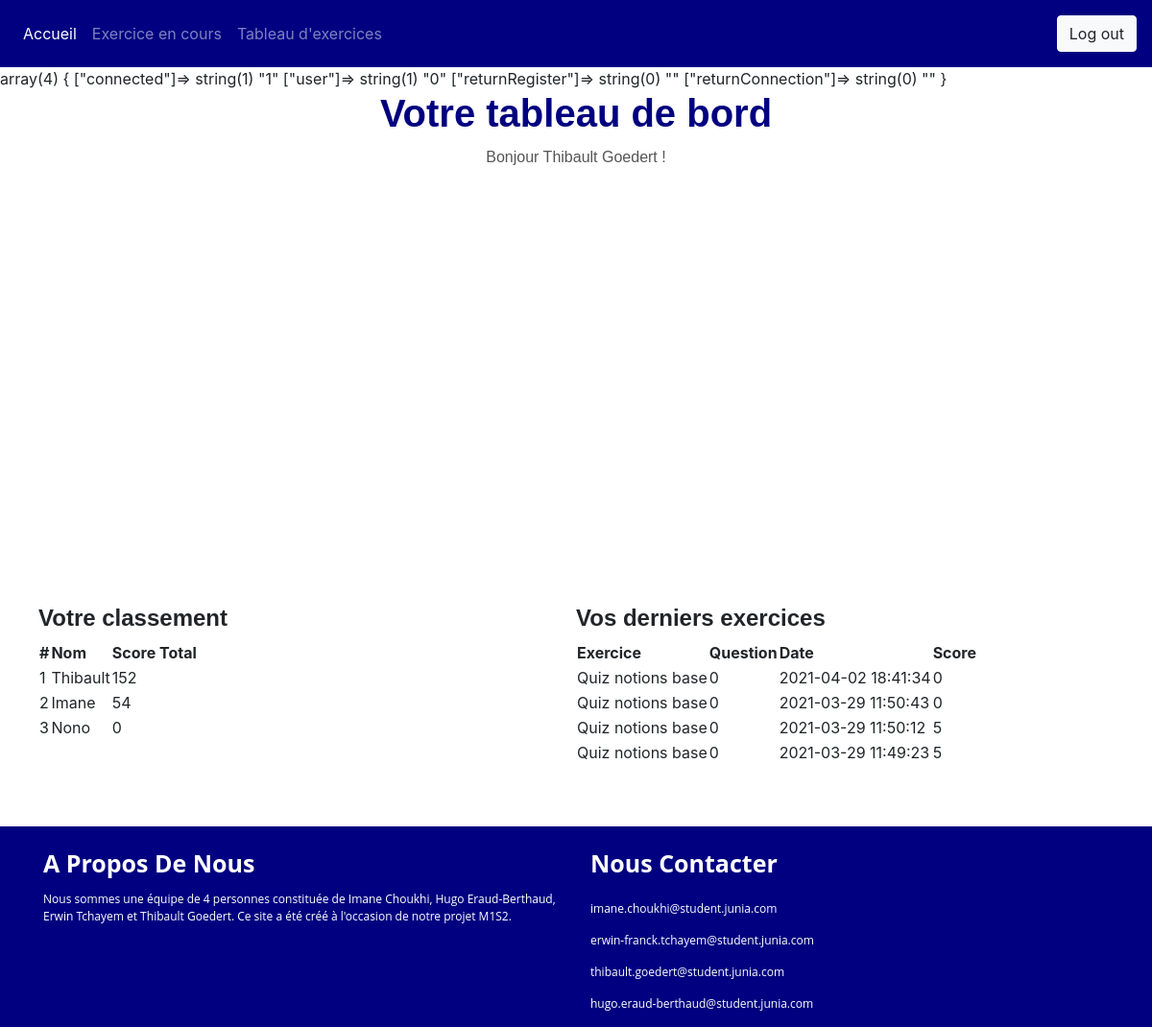
/index.php?page=dashboard (signed in), run on an earlier commit of the app's database.
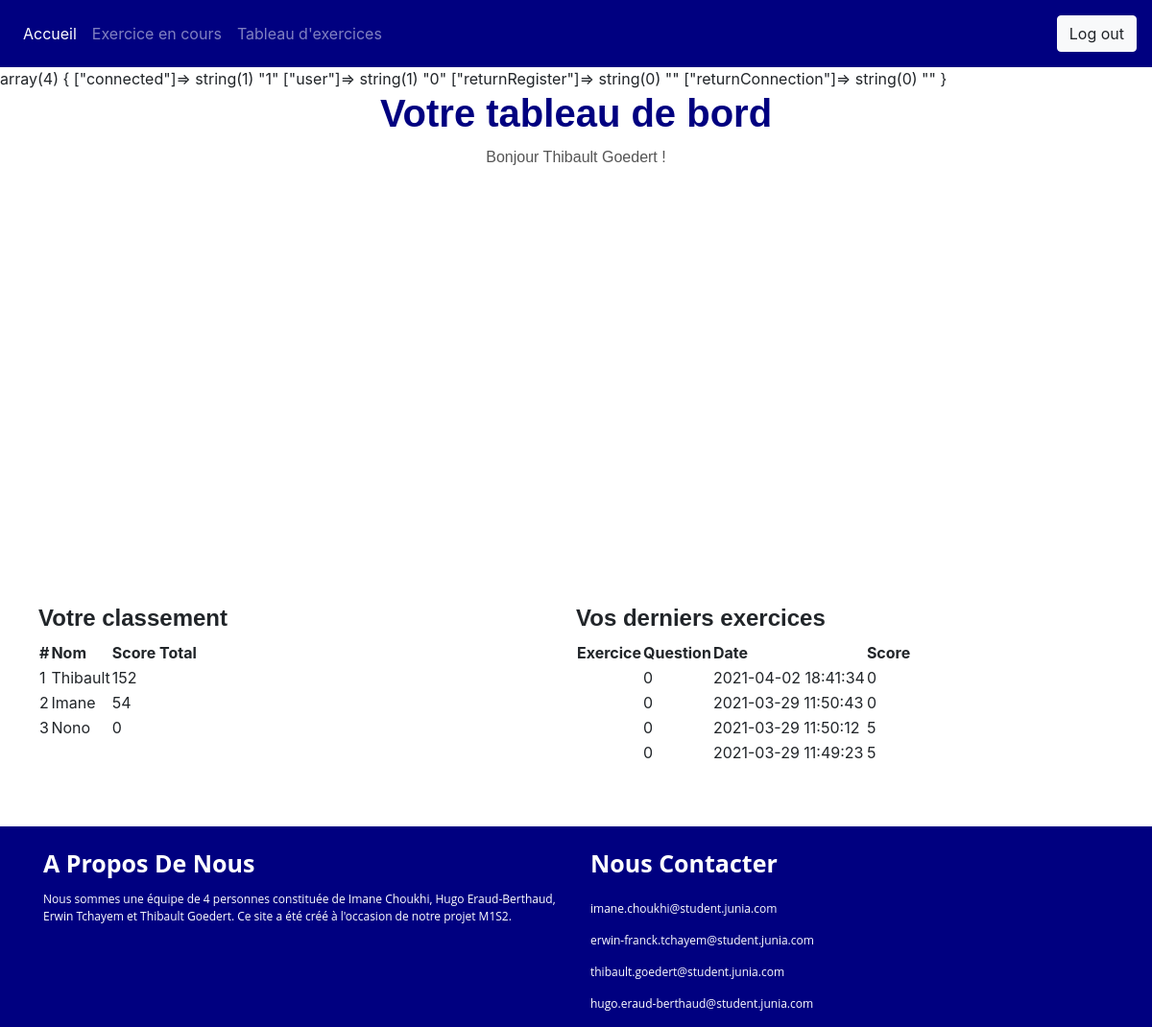
And on a later commit of the database.
### tables this page shows
CREATE TABLE IF NOT EXISTS `users` (
  `user_id` int(11) NOT NULL AUTO_INCREMENT,
  `user_adress` varchar(50) DEFAULT NULL,
  `user_last_name` varchar(50) NOT NULL,
  `user_first_name` varchar(50) NOT NULL,
  `user_password` varchar(50) DEFAULT NULL,
  `user_role` tinyint(4) DEFAULT NULL,
  `user_score` int(11) DEFAULT '0',
  PRIMARY KEY (`user_id`)
);

CREATE TABLE IF NOT EXISTS `user_answer` (
  `user_answer_id` int(11) NOT NULL AUTO_INCREMENT,
  `user_answer_text` varchar(50) DEFAULT NULL,
  `user_answer_time` datetime DEFAULT CURRENT_TIMESTAMP,
  `question_id` int(11) DEFAULT NULL,
  `user_id` int(11) DEFAULT NULL,
  `question_score` int(11) DEFAULT NULL,
  `valide` int(11) DEFAULT NULL,
  `quiz_id` int(11) DEFAULT NULL,
  PRIMARY KEY (`user_answer_id`)
);

CREATE TABLE IF NOT EXISTS `quiz` (
  `quiz_id` int(11) NOT NULL AUTO_INCREMENT,
  `quiz_name` varchar(50) DEFAULT NULL,
  `quiz_difficulty` varchar(50) DEFAULT NULL,
  `quiz_description` varchar(1000) DEFAULT NULL,
  `user_id` int(11) NOT NULL,
  `quiz_database` varchar(50) NOT NULL,
  `quiz_img` varchar(50) NOT NULL,
  PRIMARY KEY (`quiz_id`),
  KEY `user_id` (`user_id`)
);

### Controller/PDOFactory.php (called while the page is built)
<?php
	class BDD{
		private static $connexion;
			public static function get(){
			   if(!self::$connexion instanceof PDO){
			      self::$connexion = new PDO('mysql:host=localhost;dbname=db_project;charset=utf8', 'root', '');
			   }
			   return self::$connexion;
			}
	}

### Controller/displayDashboard.php (the view, shortened to what this page needs)
<?php
    function displayGraphs($userBoard) {
        ?>
        <div class="containers">
        <div id="chartContainer1"></div>
        <br>
        <div id="chartContainer2"></div>
        <br>
        </div>
        <?php
    }
    function displayRanking(){
    ?>
        <div id="statistic-container">
            <br>
            <h4>Votre classement</h4>
            <link rel="stylesheet" href="https://unpkg.com/purecss@2.0.5/build/pure-min.css">
                <?php
                $userRanking=BDD::get()->query("SELECT `user_first_name`, `user_score` FROM `users` ORDER BY `user_score` DESC")->fetchAll();
                ?>
             <table class="pure-table pure-table-horizontal">
                <thead>
                <tr>
                    <th>#</th>
                    <th>Nom</th>
                    <th>Score Total</th>
                </tr>
                </thead>
                <tbody>
                    <?php
                        $index=0;
                        foreach ($userRanking as $rankedUser) {
                            if($index<=9){
                            ?>
                            <tr>
                                <td><?php echo $index+1; ?></td>
                                <td><?php echo $userRanking[$index]['user_first_name']; ?></td>
                                <td><?php echo $userRanking[$index]['user_score']; ?></td>
                            </tr>
                        <?php
                            }
                        $index+=1;
                        }
                        ?>
                </tbody>
            </table>
        </div>
        <br>
    <?php
    }
    function displayQuestionHistory($userBoard){
    ?>
    <div id="statistic-container">
        <br>
    <h4>Vos derniers exercices</h4>
    <?php
        $userAnswers=BDD::get()->query("SELECT `user_id`, `user_answer_time`, `question_id`, `question_score`, `quiz_id` FROM `user_answer` WHERE `user_id`= $userBoard ORDER BY `user_answer_time` DESC")->fetchAll();
    ?>
         <table class="pure-table pure-table-horizontal">
            <thead>
            <tr>
                <th>Exercice</th>
                <th>Question</th>
                <th>Date</th>
                <th>Score</th>
            </tr>
            </thead>
            <tbody>
                <?php
                    $index=0;
                    foreach ($userAnswers as $question) {
                        if($index<=9){
                        $quizId=(int)$userAnswers[$index]['quiz_id'];
                        $userQuiz=BDD::get()->query("SELECT `quiz_name` FROM `quiz` WHERE `quiz_id`=$quizId")->fetchAll();
                        ?>
                        <tr>
                            <td><?php echo $userQuiz[0]['quiz_name']; ?></td>
                            <td><?php echo $userAnswers[$index]['question_id']; ?></td>
                            <td><?php echo $userAnswers[$index]['user_answer_time']; ?></td>
                            <td><?php echo $userAnswers[$index]['question_score']; ?></td>
                        </tr>
                    <?php
                        }
                    $index+=1;
                    }
                    ?>
            </tbody>
        </table>
    </div>
    <?php
    }
?>

### index.php (shortened to what this page needs)
<!DOCTYPE html>
<html lang="en" dir="ltr" style='position:relative'>
<head>
    <link rel="stylesheet" type="text/css" href="View/style.css">
    <link rel="stylesheet" type="text/css" href="https://stackpath.bootstrapcdn.com/font-awesome/4.7.0/css/font-awesome.min.css">
    <link rel="stylesheet" href="https://stackpath.bootstrapcdn.com/bootstrap/4.1.3/css/bootstrap.min.css">
</head>
<body>
<?php
include("Controller/PDOFactory.php");
include('View/header.php');
var_dump($_SESSION);
if(isset($_SESSION['connected'])){
    if(!isset($_GET['page'])){
        $page=' ';
        include('View/main.php');
    }
    else{
        $page = $_GET['page'];
        switch ($page) {
            case "dashboard":
                include('View/dashboard.php');
                break;
        }
    }
}else{
    include('View/login.php');
}
include('View/footer.php');
?>
</body>
</html>

### View/header.php (shortened to what this page needs)
<header>
  <nav class="navbar navbar-expand-lg navbar-dark static-top" style="background-color: #000080;">
    <div class="collapse navbar-collapse" id="navbarText">
      <ul class="navbar-nav mr-auto">
        <li class="nav-item active">
          <a class="nav-link" href="index.php?page=main">Accueil <span class="sr-only">(current)</span></a>
        </li>
        <li class="nav-item">
          <a class="nav-link" href="index.php?page=exercice">Exercice en cours</a>
        </li>
        <li class="nav-item">
          <a class="nav-link" href="index.php?page=dashboard">Tableau d'exercices</a>
        </li>
      </ul>
      <span class="navbar-text">
    <form method="POST" action="index.php?page=login">
      <button type="submit" class="btn btn-light" name="disconnect">Log out</button>
    </form>
      </span>
    </div>
  </nav>
</header>

### View/dashboard.php
<link rel="stylesheet" type="text/css" href="View/style.css">
<div id=dashboard>
    <div>
        <?php
        if(isset($_GET['userBoard'])){
            $userBoard=$_GET['userBoard'];
            $userInfo=BDD::get()->query("SELECT user_adress, user_last_name, user_first_name, user_score FROM users WHERE user_id= $userBoard")->fetchAll();
        ?>
            <h2>Etudiant: <?php echo $userInfo[0]['user_first_name'].' '.$userInfo[0]['user_last_name'];?> !</h2>
        <?php
            include("Controller/displayDashboard.php");
            displayGraphs($userBoard);
            displayRanking();
            displayQuestionHistory($userBoard);
        }else{
            $userBoard=$_SESSION["user"];
            $userInfo=BDD::get()->query("SELECT user_adress, user_last_name, user_first_name, user_score FROM users WHERE user_id= $userBoard")->fetchAll();
        ?>
        <div class="title-box">
            <h1>Votre tableau de bord</h1>
            <p>Bonjour <?php echo $userInfo[0]['user_first_name'].' '.$userInfo[0]['user_last_name'];?> !</p>
        </div>
        <?php
            include("Controller/displayDashboard.php");
            displayGraphs($userBoard);  ?>
            <div class="containers">
            <?php
            displayRanking();
            displayQuestionHistory($userBoard);  ?>
            </div>
        <?php }
        ?>
    </div>
    <br>
</div>

### View/footer.php
<link rel="stylesheet" type="text/css" href="style.css">
<footer style="bottom:0; width:100%">
  <div class="container">
    <div class="row">
      <div class="col-md-6 col-sm-6 footer-col">
        <div class="logofooter">A Propos De Nous</div>
        <p>Nous sommes une équipe de 4 personnes constituée de Imane Choukhi, Hugo Eraud-Berthaud, Erwin Tchayem et Thibault Goedert. Ce site a été créé à l'occasion de notre projet M1S2.</p>
      </div>
      <div class="col-md-6 col-sm-6 footer-col">
        <div class="logofooter">Nous Contacter</div>
        <ul class="footer-col">
          <p class="email-links"><a href="#">imane.choukhi@student.junia.com</a></p>
          <p class="email-links"><a href="#"> erwin-franck.tchayem@student.junia.com</a></p>
          <p class="email-links"><a href="#">thibault.goedert@student.junia.com</a></p>
          <p class="email-links"><a href="#">hugo.eraud-berthaud@student.junia.com</a></p>
        </ul>
      </div>
    </div>
  </div>
</footer>

### View/style.css (style rules this page uses)
.title-box { text-align: center; font-family: sans-serif; margin: 0px auto 50px; color: #000080; }
.title-box h1 { font-weight:600; }
.title-box p { margin-top: 10px; line-height: 24px; color: #555; }
ul, li { padding: 0; margin: 0; }
li { list-style-type: none; color: white; }
footer { background-color: #000080; margin-bottom: 0px; width: 100%; position: relative; font-family: "Open Sans", sans-serif; }
.footer-col { margin-top: 20px; }
.logofooter { margin-bottom: 10px; font-size: 25px; color: #fff; font-weight: 700; }
.footer-col p { color: #fff; font-size: 12px; font-family: "Open Sans", sans-serif; margin-bottom: 15px; }
li { color: white; }
.email-links a { color: white !important; }
#chartContainer1 { position: relative; height: 300px; width: 40%; float:left; margin: 20px; }
#chartContainer2 { height: 300px; width: 50%; float:left; margin: 20px; }
.containers { display: flex; position: relative; }
#statistic-container { height: auto; width: 40%; float:left; margin: 40px; }
#statistic-container h4 { font-family:sans-serif; font-weight: bold; }

What changed in the data, as far as the page shows it:
removed user_answer: quiz.quiz_name "Quiz notions base", question "0", user_answer_time "2021-04-02 18:41:34", question_score "0"
removed user_answer: quiz.quiz_name "Quiz notions base", question "0", user_answer_time "2021-03-29 11:50:43", question_score "0"
removed user_answer: quiz.quiz_name "Quiz notions base", question "0", user_answer_time "2021-03-29 11:50:12", question_score "5"
removed user_answer: quiz.quiz_name "Quiz notions base", question "0", user_answer_time "2021-03-29 11:49:23", question_score "5"
added user_answer: question "0", user_answer_time "2021-04-02 18:41:34", question_score "0"
added user_answer: question "0", user_answer_time "2021-03-29 11:50:43", question_score "0"
added user_answer: question "0", user_answer_time "2021-03-29 11:50:12", question_score "5"
added user_answer: question "0", user_answer_time "2021-03-29 11:49:23", question_score "5"
